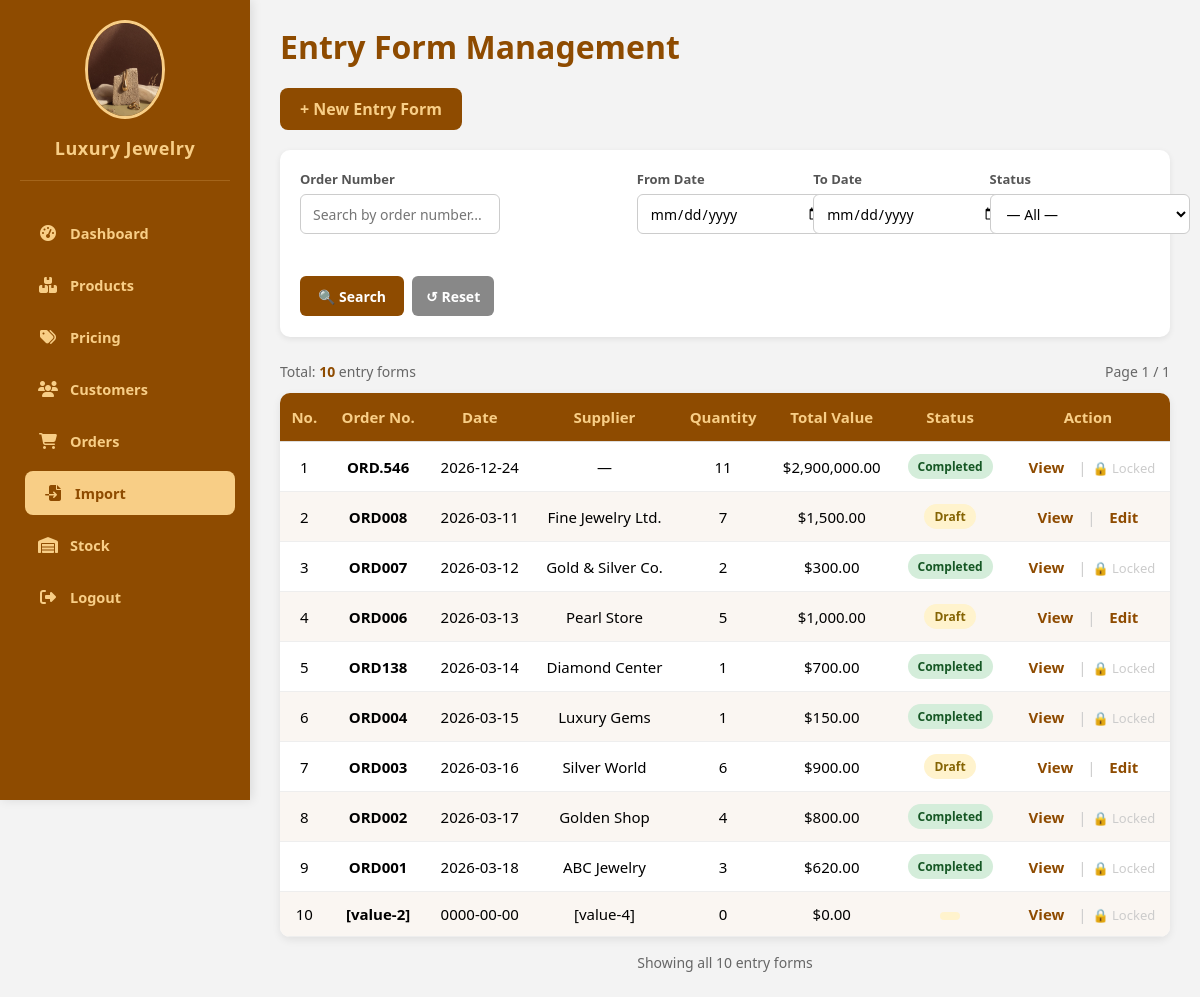
The page /admin/Import_product/import_management.php on the database as committed earlier.
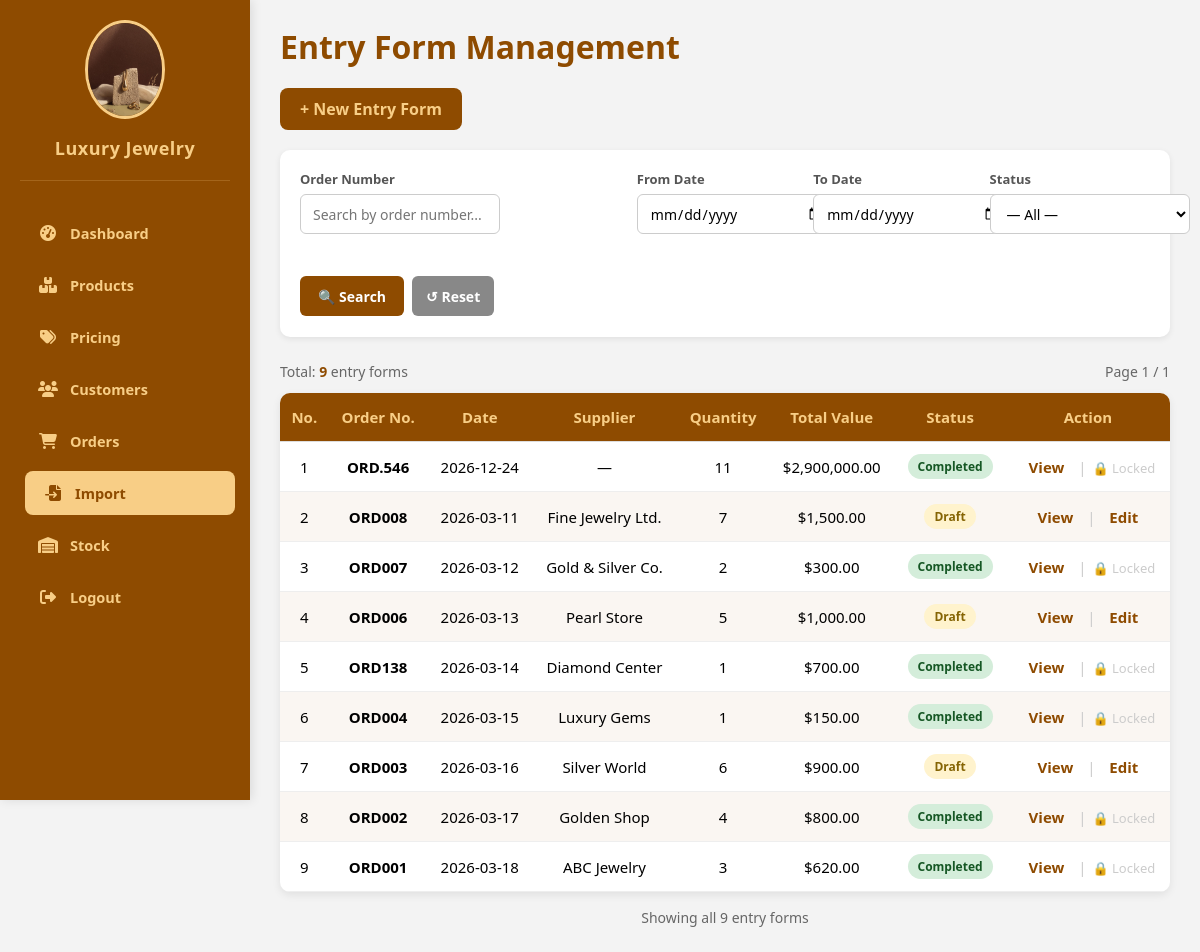
The same page on the database as committed later.
### tables this page shows
CREATE TABLE `goods_receipt` (
  `id` int(11) NOT NULL AUTO_INCREMENT,
  `order_number` varchar(50) NOT NULL,
  `entry_date` date NOT NULL,
  `supplier` varchar(255) DEFAULT NULL,
  `total_quantity` int(11) DEFAULT 0,
  `total_value` decimal(15,2) DEFAULT 0.00,
  `status` enum('Draft','Completed') DEFAULT 'Draft',
  `created_at` timestamp NOT NULL DEFAULT current_timestamp(),
  PRIMARY KEY (`id`)
);

### admin/Import_product/import_management.php (the view, shortened to what this page needs)
<!DOCTYPE html>
<html lang="en">
<head>
  <link rel="stylesheet" href="../admin_function.css">
</head>
<body>
<?php
require_once "../../config/config.php";
$search_order  = trim($_GET['order']  ?? '');
$search_from   = trim($_GET['from']   ?? '');
$search_to     = trim($_GET['to']     ?? '');
$search_status = trim($_GET['status'] ?? '');
$page          = max(1, (int)($_GET['page'] ?? 1));
$per_page      = 10;
$where_clauses = ['1'];
$params        = [];
$types         = '';
$where_sql = implode(' AND ', $where_clauses);
$count_sql = "SELECT COUNT(*) AS total FROM goods_receipt WHERE $where_sql";
if ($params) {
    $stmt_count = $conn->prepare($count_sql);
    $stmt_count->bind_param($types, ...$params);
    $stmt_count->execute();
    $total_rows = $stmt_count->get_result()->fetch_assoc()['total'];
    $stmt_count->close();
} else {
    $total_rows = $conn->query($count_sql)->fetch_assoc()['total'];
}
$total_pages = max(1, (int)ceil($total_rows / $per_page));
$page = min($page, $total_pages);
$offset = ($page - 1) * $per_page;
$data_sql = "SELECT * FROM goods_receipt WHERE $where_sql ORDER BY id DESC LIMIT $per_page OFFSET $offset";
if ($params) {
    $stmt_data = $conn->prepare($data_sql);
    $stmt_data->bind_param($types, ...$params);
    $stmt_data->execute();
    $result = $stmt_data->get_result();
} else {
    $result = $conn->query($data_sql);
}
$rows = $result->fetch_all(MYSQLI_ASSOC);
$is_searching = ($search_order !== '' || $search_from !== '' || $search_to !== '' || $search_status !== '');
?>
<?php include '../sidebar_include.php'; ?>
<main>
  <header>
    <h1>Entry Form Management</h1>
    <a href="add_entry_form.php" class="btn">+ New Entry Form</a>
  </header>
  <div class="search-section">
    <form method="GET" action="import_management.php" id="search-form">
      <div class="search-row">
        <div class="search-group wide">
          <label class="search-label">Order Number</label>
          <input type="text" name="order" class="search-input"
                 placeholder="Search by order number..."
                 value="<?= htmlspecialchars($search_order) ?>">
        </div>
        <div class="search-group narrow">
          <label class="search-label">From Date</label>
          <input type="date" name="from" class="search-input"
                 value="<?= htmlspecialchars($search_from) ?>">
        </div>
        <div class="search-group narrow">
          <label class="search-label">To Date</label>
          <input type="date" name="to" class="search-input"
                 value="<?= htmlspecialchars($search_to) ?>">
        </div>
        <div class="search-group narrow">
          <label class="search-label">Status</label>
          <select name="status" class="search-select">
            <option value="">— All —</option>
          </select>
        </div>
        <div class="search-actions">
          <button type="submit" class="btn-search">🔍 Search</button>
          <a href="import_management.php" class="btn-reset">↺ Reset</a>
        </div>
      </div>
    </form>
  </div>
  <div class="result-info">
    <span class="result-count">
      <?php if ($is_searching): ?>
        Found <strong><?= $total_rows ?></strong> result<?= $total_rows != 1 ? 's' : '' ?>
        <?php if ($search_order): ?> for "<strong><?= htmlspecialchars($search_order) ?></strong>"<?php endif; ?>
      <?php else: ?>
        Total: <strong><?= $total_rows ?></strong> entry form<?= $total_rows != 1 ? 's' : '' ?>
      <?php endif; ?>
    </span>
    <span class="result-count">Page <?= $page ?> / <?= $total_pages ?></span>
  </div>
  <table>
    <thead>
      <tr>
        <th>No.</th>
        <th>Order No.</th>
        <th>Date</th>
        <th>Supplier</th>
        <th>Quantity</th>
        <th>Total Value</th>
        <th>Status</th>
        <th>Action</th>
      </tr>
    </thead>
    <tbody>
      <?php if (empty($rows)): ?>
        <tr class="no-results"><td colspan="8">
          <?= $is_searching ? 'No matching entry forms found.' : 'No entry forms yet.' ?>
        </td></tr>
      <?php else: ?>
        <?php
        $i = ($page - 1) * $per_page + 1;
        foreach ($rows as $row):
          $badge = $row['status'] === 'Completed' ? 'badge-completed' : 'badge-draft';
        ?>
        <tr>
          <td><?= $i++ ?></td>
          <td><strong><?= htmlspecialchars($row['order_number']) ?></strong></td>
          <td><?= htmlspecialchars($row['entry_date']) ?></td>
          <td><?= htmlspecialchars($row['supplier'] ?? '—') ?></td>
          <td><?= intval($row['total_quantity']) ?></td>
          <td>$<?= number_format($row['total_value'], 2) ?></td>
          <td><span class="badge <?= $badge ?>"><?= $row['status'] ?></span></td>
          <td>
            <a href="entry_form_detail.php?id=<?= $row['id'] ?>" class="tbl-link">View</a>
            <span class="tbl-sep">|</span>
            <?php if ($row['status'] === 'Draft'): ?>
              <a href="edit_entry_form.php?id=<?= $row['id'] ?>" class="tbl-link">Edit</a>
            <?php else: ?>
              <span style="color:#ccc;font-size:13px;" title="Completed form cannot be edited">🔒 Locked</span>
            <?php endif; ?>
          </td>
        </tr>
        <?php endforeach; ?>
      <?php endif; ?>
    </tbody>
  </table>
  <?php if ($total_pages > 1): ?>
  <div class="pagination-wrap">
    <span class="pagination-info">
      Showing <?= ($page-1)*$per_page + 1 ?>–<?= min($page*$per_page, $total_rows) ?> of <?= $total_rows ?>
    </span>
    <div class="pagination">
      <button class="pagination-btn" onclick="goPage(<?= $page-1 ?>)" <?= $page<=1 ? 'disabled' : '' ?>>&#10094;</button>
      <?php
      $start = max(1, $page - 2);
      $end   = min($total_pages, $page + 2);
      if ($start > 1): ?><button class="pagination-btn" onclick="goPage(1)">1</button><?php if ($start > 2): ?><span style="padding:0 4px;color:#999">…</span><?php endif; endif;
      for ($p = $start; $p <= $end; $p++): ?>
        <button class="pagination-btn <?= $p === $page ? 'active' : '' ?>" onclick="goPage(<?= $p ?>)"><?= $p ?></button>
      <?php endfor;
      if ($end < $total_pages): ?><?php if ($end < $total_pages-1): ?><span style="padding:0 4px;color:#999">…</span><?php endif; ?><button class="pagination-btn" onclick="goPage(<?= $total_pages ?>"><?= $total_pages ?></button><?php endif; ?>
      <button class="pagination-btn" onclick="goPage(<?= $page+1 ?>)" <?= $page>=$total_pages ? 'disabled' : '' ?>>&#10095;</button>
    </div>
  </div>
  <?php else: ?>
  <div class="pagination-info" style="text-align:center;margin-top:16px;color:#666;font-size:14px;">
    Showing all <?= $total_rows ?> entry form<?= $total_rows != 1 ? 's' : '' ?>
  </div>
  <?php endif; ?>
</main>
</body>
</html>

### admin/sidebar_include.php (shortened to what this page needs)
<?php
$current_page = basename($_SERVER['PHP_SELF']);
$current_dir  = basename(dirname($_SERVER['PHP_SELF']));
$base_path  = ($current_dir === 'admin') ? '' : '../';
$image_path = ($current_dir === 'admin') ? '../images/' : '../../images/';
function isActive($page, $dir = 'admin') {
    global $current_page, $current_dir;
    if ($dir !== 'admin' && $current_dir === $dir   && $current_page === $page) return 'active';
    return '';
}
?>
<link rel="stylesheet" href="https://cdnjs.cloudflare.com/ajax/libs/font-awesome/6.4.0/css/all.min.css">
<div class="sidebar">
    <div class="logo">
        <img src="<?php echo $image_path; ?>Admin_login.jpg" alt="Admin Logo">
        <h2>Luxury Jewelry</h2>
    </div>
    <div class="menu">
        <a href="<?php echo $base_path; ?>Administration_menu.php" class="<?php echo isActive('Administration_menu.php'); ?>">
            <i class="fas fa-tachometer-alt"></i> Dashboard
        </a>
        <a href="<?php echo $base_path; ?>product_management.php" class="<?php echo isActive('product_management.php'); ?>">
            <i class="fas fa-boxes"></i> Products
        </a>
        <a href="<?php echo $base_path; ?>Price Manage/pricing.php" class="<?php echo isActive('pricing.php', 'Price Manage'); ?>">
            <i class="fas fa-tags"></i> Pricing
        </a>
        <a href="<?php echo $base_path; ?>customer_management.php" class="<?php echo isActive('customer_management.php'); ?>">
            <i class="fas fa-users"></i> Customers
        </a>
        <a href="<?php echo $base_path; ?>Order Manage/order_management.php" class="<?php echo isActive('order_management.php', 'Order Manage'); ?>">
            <i class="fas fa-shopping-cart"></i> Orders
        </a>
        <a href="<?php echo $base_path; ?>Import_product/import_management.php" class="<?php echo isActive('import_management.php', 'Import_product'); ?>">
            <i class="fas fa-file-import"></i> Import
        </a>
        <a href="<?php echo $base_path; ?>Stock Manage/stocking_management.php" class="<?php echo isActive('stocking_management.php', 'Stock Manage'); ?>">
            <i class="fas fa-warehouse"></i> Stock
        </a>
        <a href="<?php echo $base_path; ?>admin_login.php?logout=1" class="logout-link" onclick="return confirm('Are you sure you want to logout?')">
            <i class="fas fa-sign-out-alt"></i> Logout
        </a>
    </div>
</div>

### admin/admin_function.css (style rules this page uses)
* { margin: 0; padding: 0; box-sizing: border-box; font-family: "Segoe UI", sans-serif; }
body { display: flex; min-height: 100vh; background-color: #f3f3f3; }
.sidebar { width: 250px; background-color: #8e4b00; color: #f8ce86; display: flex; flex-direction: column; padding: 20px; height: 100vh; position: fixed; left: 0; top: 0; overflow-y: auto; z-index: 1000; box-shadow: 2px 0 10px rgba(0,0,0,0.1); }
.logo { text-align: center; margin-bottom: 30px; padding-bottom: 20px; border-bottom: 1px solid rgba(248, 206, 134, 0.2); }
.logo img { width: 80px; border-radius: 50%; border: 3px solid #f8ce86; transition: transform 0.3s; }
.logo h2 { font-size: 18px; margin-top: 12px; color: #f8ce86; letter-spacing: 0.5px; }
.menu a { display: flex; align-items: center; gap: 12px; padding: 12px 18px; color: #f8ce86; text-decoration: none; border-radius: 8px; margin-bottom: 8px; font-weight: 600; font-size: 14.5px; transition: all 0.25s ease; }
.menu a i { width: 20px; text-align: center; font-size: 16px; }
.menu a:hover, .menu a.active { background-color: #f8ce86; color: #8e4b00; transform: translateX(5px); }
main { flex: 1; padding: 25px 30px; margin-left: 250px; }
header h1 { color: #8e4b00; margin-bottom: 20px; }
table { width: 100%; border-collapse: collapse; background: white; border-radius: 10px; overflow: hidden; box-shadow: 0 2px 5px rgba(0, 0, 0, 0.1); }
th, td { padding: 12px; text-align: left; border-bottom: 1px solid #ddd; }
th { background-color: #8e4b00; color: #f8ce86; }
.btn { display: inline-block; padding: 10px 16px; background-color: #8e4b00; color: #f8ce86; text-decoration: none; border-radius: 8px; font-weight: bold; text-align: center; transition: all 0.3s; border: none; }
.search-section { display: flex; align-items: center; gap: 20px; margin: 20px 0; flex-wrap: wrap; }
.search-group { display: flex; flex-direction: column; }
.search-label { font-weight: bold; color: #8e4b00; margin-bottom: 5px; }
.search-input, select { padding: 8px 10px; border: 1px solid #ccc; border-radius: 8px; width: 200px; font-size: 15px; transition: all 0.3s ease; }
.btn-search, .btn-reset { background-color: #8e4b00; color: #f8ce86; border: none; border-radius: 8px; padding: 10px 16px; cursor: pointer; transition: all 0.3s ease; display: flex; align-items: center; justify-content: center; margin-top: 26px; }
.pagination-info { color: #666; font-size: 14px; }

Rows that differ between the two databases and show on the page:
removed goods_receipt: order_number "[value-2]", entry_date "0000-00-00", supplier "[value-4]", total_quantity "0", total_value "0.00", status "🔒 Locked"
Other text that changed with them:
$total_rows: "10" → "9"
